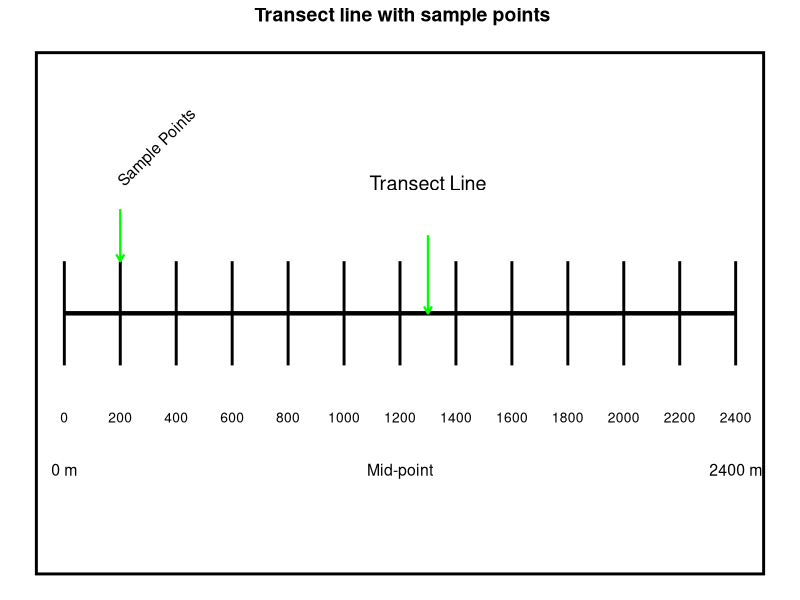

Generate this figure with R:
## ---- chunk 1
library(ggplot2)

# Define parameters for the transect
start <- 0         
end <- 2400        
spacing <- 200     
mid_point <- 1300  

# Data for labels at intervals along the transect
interval_labels <- data.frame(
  x = seq(start, end, by = spacing),
  y = rep(-0.4, length(seq(start, end, by = spacing))), # Position below the transect
  text = seq(start, end, by = spacing) # Numbers at intervals
)

# Data for key labels (start, midpoint, end)
labels <- data.frame(
  x = c(start, (start + end) / 2, end),
  y = c(0, 0, 0),
  text = c("0 m", "Mid-point", "2400 m")
)

# Create the plot
  ggplot() +
  # Draw the transect line
  geom_segment(aes(x = start, xend = end, y = 0, yend = 0), size = 1.5) +
  
  # Add sample points (tick marks)
  geom_segment(aes(x = seq(start, end, by = spacing), 
                   xend = seq(start, end, by = spacing), 
                   y = -0.2, yend = 0.2), size = 1) +
  
  # Add labels at intervals
  geom_text(data = interval_labels, aes(x = x, y = y, label = text), size = 3.5) +
  
  # Add labels for start, mid-point, and end
  geom_text(data = labels, aes(x = x, y = -0.6, label = text), size = 4) +
  
  # Arrow and label for "Transect Line" (placed at 1300 m, green color)
  geom_segment(aes(x = mid_point, xend = mid_point, y = 0.3, yend = 0), 
               arrow = arrow(length = unit(0.2, "cm")), size = 0.8, color = "green") +
  annotate("text", x = mid_point, y = 0.5, label = "Transect Line", size = 5) +
  
  # Shortened arrow and label for "Sample Points" (diagonally, green color)
  geom_segment(aes(x = start + spacing, xend = start + spacing, y = 0.4, yend = 0.2), 
               arrow = arrow(length = unit(0.2, "cm")), size = 0.8, color = "green") +
  annotate("text", x = start + spacing, y = 0.5, label = "Sample Points", size = 4, 
           angle = 45, hjust = 0) +
  
  # Box around the diagram
  annotate("rect", xmin = start - 100, xmax = end + 100, ymin = -1, ymax = 1, 
           color = "black", fill = NA, size = 1) +
  
  # Minimalist theme
  theme_void() +
  labs(title = " Transect line with sample points") +
  theme(plot.title = element_text(hjust = 0.5, size = 14, face = "bold"))
